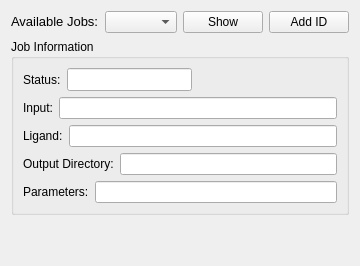
          <widget class="QWidget" name="jobs">
           <attribute name="title">
            <string>Jobs</string>
           </attribute>
           <layout class="QVBoxLayout" name="verticalLayout_4">
            <item>
             <layout class="QHBoxLayout" name="hframe20">
              <item>
               <widget class="QLabel" name="available_jobs_label">
                <property name="sizePolicy">
                 <sizepolicy hsizetype="Fixed" vsizetype="Fixed">
                  <horstretch>0</horstretch>
                  <verstretch>0</verstretch>
                 </sizepolicy>
                </property>
                <property name="font">
                 <font>
                  <pointsize>10</pointsize>
                  <weight>50</weight>
                  <italic>false</italic>
                  <bold>false</bold>
                  <kerning>true</kerning>
                 </font>
                </property>
                <property name="mouseTracking">
                 <bool>false</bool>
                </property>
                <property name="frameShape">
                 <enum>QFrame::NoFrame</enum>
                </property>
                <property name="text">
                 <string>Available Jobs:</string>
                </property>
                <property name="textFormat">
                 <enum>Qt::PlainText</enum>
                </property>
               </widget>
              </item>
              <item>
               <widget class="QComboBox" name="available_jobs">
                <property name="sizePolicy">
                 <sizepolicy hsizetype="Expanding" vsizetype="Fixed">
                  <horstretch>0</horstretch>
                  <verstretch>0</verstretch>
                 </sizepolicy>
                </property>
               </widget>
              </item>
              <item>
               <widget class="QPushButton" name="button_show_job">
                <property name="sizePolicy">
                 <sizepolicy hsizetype="Fixed" vsizetype="Fixed">
                  <horstretch>0</horstretch>
                  <verstretch>0</verstretch>
                 </sizepolicy>
                </property>
                <property name="text">
                 <string>Show</string>
                </property>
               </widget>
              </item>
              <item>
               <widget class="QPushButton" name="button_add_job_id">
                <property name="sizePolicy">
                 <sizepolicy hsizetype="Fixed" vsizetype="Fixed">
                  <horstretch>0</horstretch>
                  <verstretch>0</verstretch>
                 </sizepolicy>
                </property>
                <property name="text">
                 <string>Add ID</string>
                </property>
               </widget>
              </item>
             </layout>
            </item>
            <item>
             <widget class="QGroupBox" name="job_information">
              <property name="sizePolicy">
               <sizepolicy hsizetype="Expanding" vsizetype="Expanding">
                <horstretch>0</horstretch>
                <verstretch>0</verstretch>
               </sizepolicy>
              </property>
              <property name="title">
               <string>Job Information</string>
              </property>
              <layout class="QVBoxLayout" name="verticalLayout_5">
               <item>
                <layout class="QHBoxLayout" name="hframe21">
                 <item>
                  <widget class="QLabel" name="job_status_label">
                   <property name="text">
                    <string>Status:</string>
                   </property>
                  </widget>
                 </item>
                 <item>
                  <widget class="QLineEdit" name="job_status_entry">
                   <property name="sizePolicy">
                    <sizepolicy hsizetype="Fixed" vsizetype="Fixed">
                     <horstretch>0</horstretch>
                     <verstretch>0</verstretch>
                    </sizepolicy>
                   </property>
                   <property name="font">
                    <font>
                     <pointsize>10</pointsize>
                     <weight>75</weight>
                     <italic>false</italic>
                     <bold>true</bold>
                     <kerning>true</kerning>
                    </font>
                   </property>
                   <property name="alignment">
                    <set>Qt::AlignCenter</set>
                   </property>
                   <property name="readOnly">
                    <bool>true</bool>
                   </property>
                  </widget>
                 </item>
                 <item>
                  <spacer name="hspacer7">
                   <property name="orientation">
                    <enum>Qt::Horizontal</enum>
                   </property>
                   <property name="sizeHint" stdset="0">
                    <size>
                     <width>40</width>
                     <height>20</height>
                    </size>
                   </property>
                  </spacer>
                 </item>
                </layout>
               </item>
               <item>
                <layout class="QHBoxLayout" name="hframe22">
                 <item>
                  <widget class="QLabel" name="job_input_label">
                   <property name="text">
                    <string>Input:</string>
                   </property>
                  </widget>
                 </item>
                 <item>
                  <widget class="QLineEdit" name="job_input_entry">
                   <property name="readOnly">
                    <bool>true</bool>
                   </property>
                  </widget>
                 </item>
                </layout>
               </item>
               <item>
                <layout class="QHBoxLayout" name="hframe23">
                 <item>
                  <widget class="QLabel" name="job_ligand_label">
                   <property name="text">
                    <string>Ligand:</string>
                   </property>
                  </widget>
                 </item>
                 <item>
                  <widget class="QLineEdit" name="job_ligand_entry">
                   <property name="readOnly">
                    <bool>true</bool>
                   </property>
                  </widget>
                 </item>
                </layout>
               </item>
               <item>
                <layout class="QHBoxLayout" name="hframe24">
                 <item>
                  <widget class="QLabel" name="job_output_dir_path_label">
                   <property name="text">
                    <string>Output Directory:</string>
                   </property>
                  </widget>
                 </item>
                 <item>
                  <widget class="QLineEdit" name="job_output_dir_path_entry">
                   <property name="readOnly">
                    <bool>true</bool>
                   </property>
                  </widget>
                 </item>
                </layout>
               </item>
               <item>
                <layout class="QHBoxLayout" name="hframe25">
                 <item>
                  <widget class="QLabel" name="job_parameters_label">
                   <property name="text">
                    <string>Parameters:</string>
                   </property>
                  </widget>
                 </item>
                 <item>
                  <widget class="QLineEdit" name="job_parameters_entry">
                   <property name="readOnly">
                    <bool>true</bool>
                   </property>
                  </widget>
                 </item>
                </layout>
               </item>
              </layout>
             </widget>
            </item>
            <item>
             <spacer name="vspacer4">
              <property name="orientation">
               <enum>Qt::Vertical</enum>
              </property>
              <property name="sizeHint" stdset="0">
               <size>
                <width>20</width>
                <height>40</height>
               </size>
              </property>
             </spacer>
            </item>
           </layout>
          </widget>
